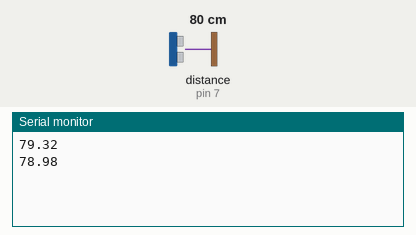
Recording of a sketch running on a simulated Arduino Uno, built with avr-gcc and run on an emulated ATmega328P. On the bench: the last lines printed to the serial monitor. Wiring (inferred from the names in the program): ultrasonic range finder: trigger pin 8; echo pin 7. Inputs (shaded band) come from the test bench; at power-on: distance to the obstacle (sensor on pin 7) 80 cm. The echo pulse lasts 58.3 µs per cm.

Above: at 1.8 s.
1.9 s: distance to the obstacle (sensor on pin 7) set to 2 cm
At 2.3 s:
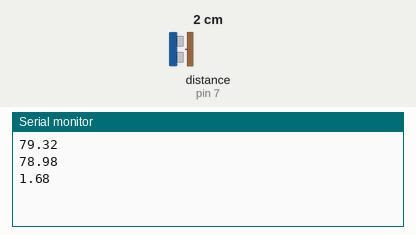
3.4 s: distance to the obstacle (sensor on pin 7) set to 4 cm
At 4.8 s:
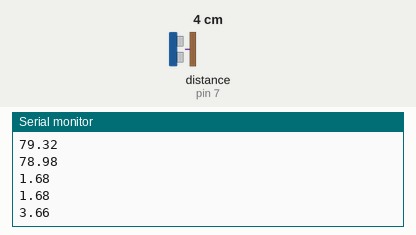
Timing chart, 0 to 6.4 s (numbered marks = the images above; inputs shaded):
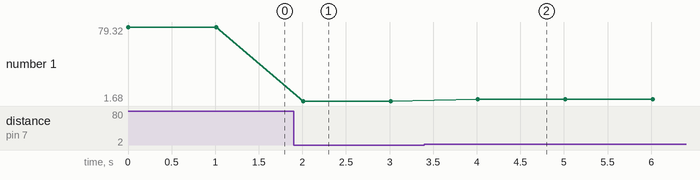

Measured:
- after the input at 1.9 s, the serial monitor: prints a new line after 0.11 s (image 1)
- after the input at 3.4 s, the serial monitor: prints a new line after 0.61 s (image 2)
- plotted number 1: 78.98 → 1.68 after the input at 1.9 s, 1.68 → 3.66 after the input at 3.4 s

The sketch:

echo_se.ino
```cpp
# define trig 8
# define echo 7
void setup() {
  pinMode(trig,OUTPUT); pinMode(echo,INPUT);
  digitalWrite(trig,LOW);
  Serial.begin(9600);
}

void loop() {
  float d=dist();
  Serial.println(d); delay(1000);
}
float dist() {
  digitalWrite(trig,HIGH); delayMicroseconds(10);
  digitalWrite(trig,LOW);
  long int t=pulseIn(echo,HIGH);  //micro seconds
  return 0.017*t;
}
```
